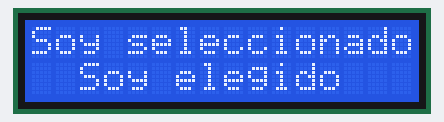
The sketch below on a simulated Arduino Uno, built with avr-gcc and run on an emulated ATmega328P. On the bench: 16×2 character LCD.

Above: at 0.1 s.
At 4.2 s:
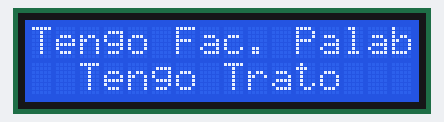
At 8.3 s:
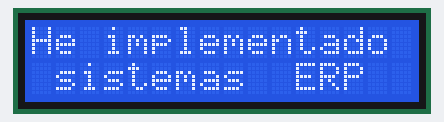
At 18.4 s:
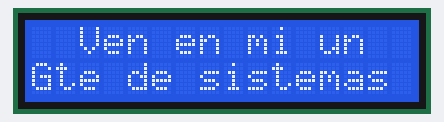
At 26.5 s:
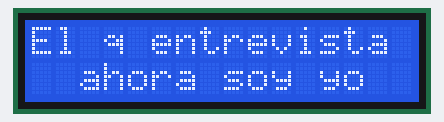
At 36.7 s:
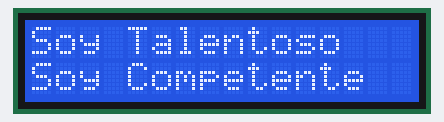

The sketch:

sketch_Contratacion_fast.ino
```cpp
 #include <Wire.h>
#include <LCD.h>
#include <LiquidCrystal_I2C.h>

LiquidCrystal_I2C LCD (0x27, 2, 1, 0, 4, 5, 6, 7); //DIR, E, RW, RS, D4, D5, D6, D7

void setup() {
  LCD.setBacklightPin(3,POSITIVE);
  LCD.setBacklight(LOW);
  LCD.begin(16, 2);
  LCD.clear();

 }

void loop() {

  // 1
  LCD.setCursor(0, 0);
  LCD.print("Soy seleccionado");
  LCD.setCursor(0, 1);
  LCD.print( "  Soy elegido  ");
  //LCD.scrollDisplayLeft();
  delay(2000);
 // 2
  LCD.setCursor(0, 0);
  LCD.print("Domino el Ingles");
  LCD.setCursor(0, 1);
  LCD.print("Tengo P.M.P.    ");
  delay(2000);
 //
  LCD.setCursor(0, 0);
  LCD.print("Tengo Fac. Palab");
  LCD.setCursor(0, 1);
  LCD.print("  Tengo Trato   ");
  delay(2000);
 // 3
  LCD.setCursor(0, 0);
  LCD.print("Soy tolerante a ");
  LCD.setCursor(0, 1);
  LCD.print("  la presion    ");
  delay(2000);
 // 4
  LCD.setCursor(0, 0);
  LCD.print("He implementado ");
  LCD.setCursor(0, 1);
  LCD.print(" sistemas  ERP  ");
  delay(2000);
 //5
  LCD.setCursor(0, 0);
  LCD.print("He implementado ");
  LCD.setCursor(0, 1);
  LCD.print("metodos control ");
  delay(2000);
// 6
  LCD.setCursor(0, 0);
  LCD.print("Soy Metodico y  ");
  LCD.setCursor(0, 1);
  LCD.print("  soy ordenado  ");
  delay(2000);
// 6a
  LCD.setCursor(0, 0);
  LCD.print(" Soy vendedor   ");
  LCD.setCursor(0, 1);
  LCD.print(" de proyectos   ");
  delay(2000);
// 7
  LCD.setCursor(0, 0);
  LCD.print(" Me buscan para ");
  LCD.setCursor(0, 1);
  LCD.print("  entrevistas   ");
  delay(2000);
// 8
  LCD.setCursor(0, 0);
  LCD.print("  Ven en mi un  ");
  LCD.setCursor(0, 1);
  LCD.print("Gte de sistemas ");
  delay(2000);
// 9
  LCD.setCursor(0, 0);
  LCD.print("Muy completo con");
  LCD.setCursor(0, 1);
  LCD.print("muchos talentos");
  delay(2000);
// 10
  LCD.setCursor(0, 0);
  LCD.print("Mas de tres COs.");
  LCD.setCursor(0, 1);
  LCD.print("quieren reclutar");
  delay(2000);
// 11
  LCD.setCursor(0, 0);
  LCD.print("Mi correo lleno ");
  LCD.setCursor(0, 1);
  LCD.print(" de propuestas  ");
  delay(2000);
// 12
  LCD.setCursor(0, 0);
  LCD.print("El q entrevista ");
  LCD.setCursor(0, 1);
  LCD.print("  ahora soy yo  ");
  delay(2000);
// 13
  LCD.setCursor(0, 0);
  LCD.print("Indago /interior");
  LCD.setCursor(0, 1);
  LCD.print("  de la empresa ");
  delay(2000);
// 14
  LCD.setCursor(0, 0);
  LCD.print("Valoro Presup IT");
  LCD.setCursor(0, 1);
  LCD.print("Busco potencial ");
  delay(2000);
 // 15
  LCD.setCursor(0, 0);
  LCD.print("Busco generar un");
  LCD.setCursor(0, 1);
  LCD.print("valor a la org. ");
  delay(2000);
// 16
  LCD.setCursor(0, 0);
  LCD.print("Soy IT Manager  ");
  LCD.setCursor(0, 1);
  LCD.print("de clase mundial");
  delay(2000);
// 17
  LCD.setCursor(0, 0);
  LCD.print("Soy Talentoso   ");
  LCD.setCursor(0, 1);
  LCD.print("Soy Competente  ");
  delay(2000);


}
```

Measured:
- what the display in image 1 shows lasts 2.0 s, from 4.2 s to 6.2 s
